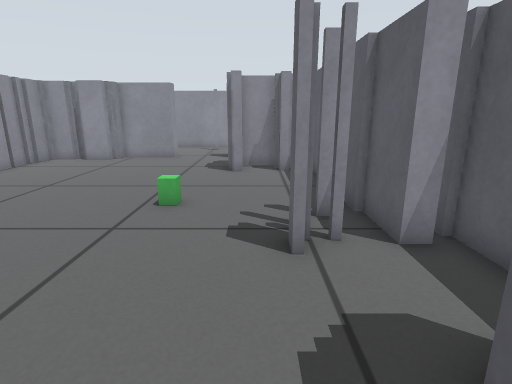
[1] (above)

24 first-person views from a walk through a Gazebo world. The camera is 0.57 m above the floor, tilts 14° down and sees 80° across. The floor is counted in squares, 0.25 m on a side. Each view is taken from the middle of a square. On the plan, view 1 faces up. The plan holds only what a view shows up to about 18 squares ahead; the rest is blank. The place goes on beyond the plan.

[2]
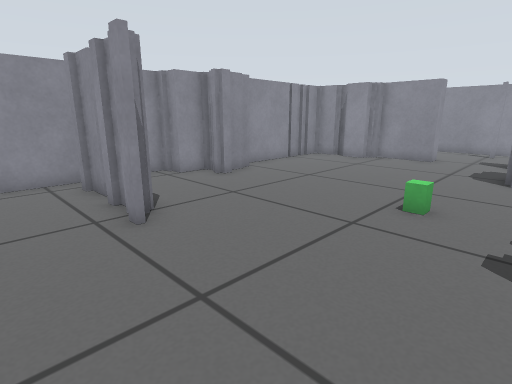

[3]
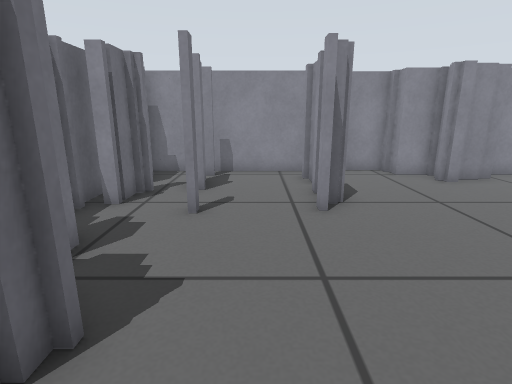

[4]
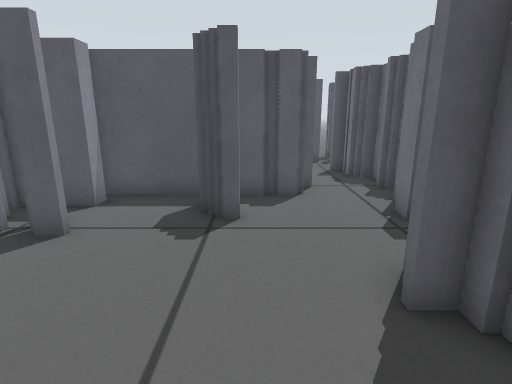

[5]
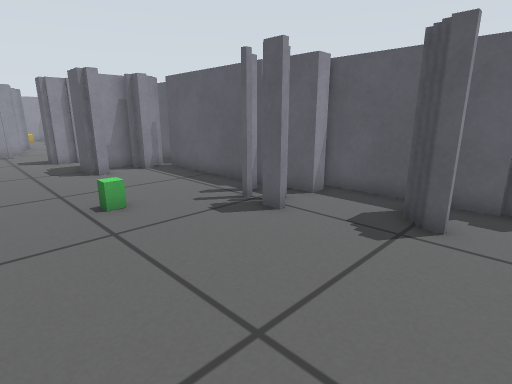

[6]
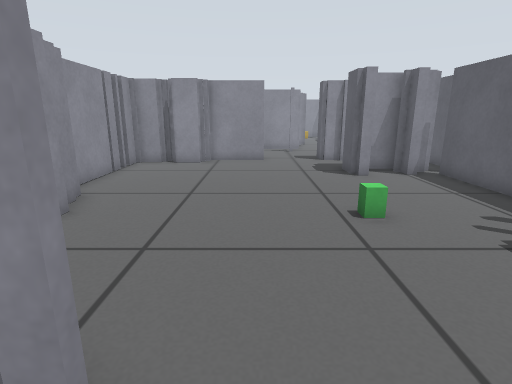

[7]
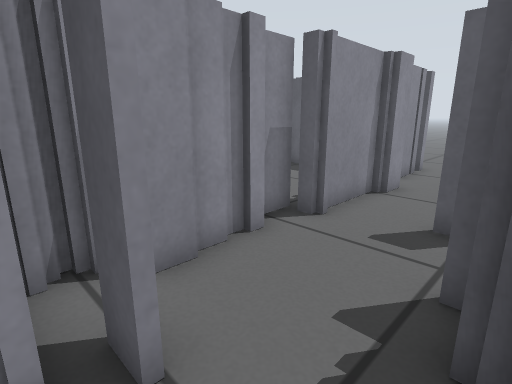

[8]
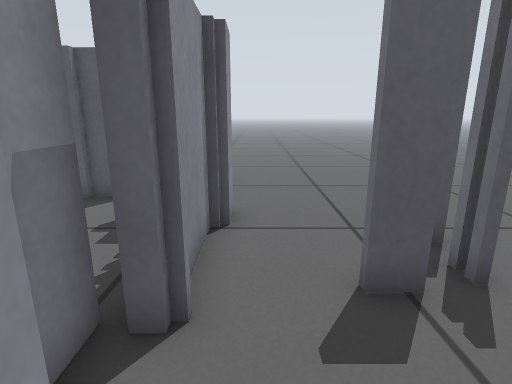

[9]
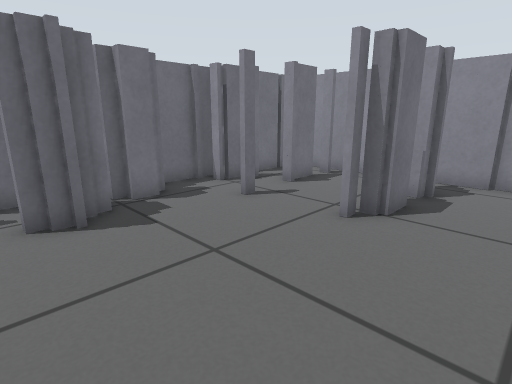

[10]
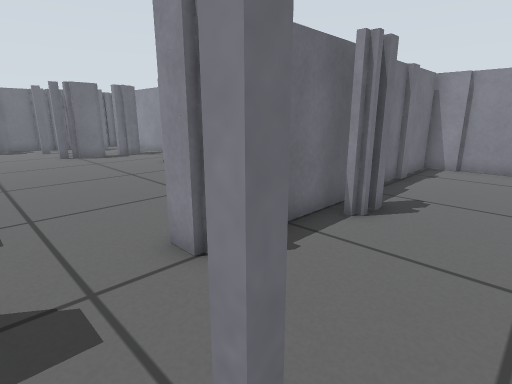

[11]
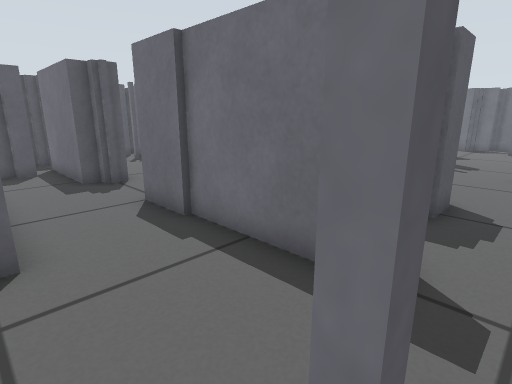

[12]
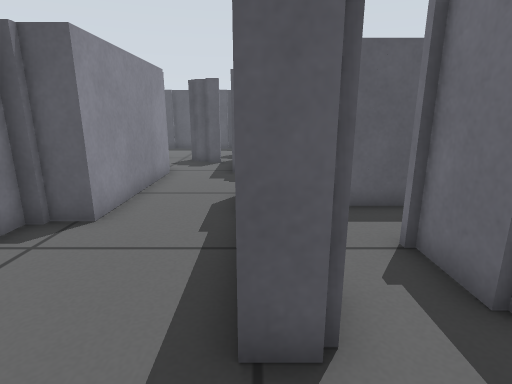

[13]
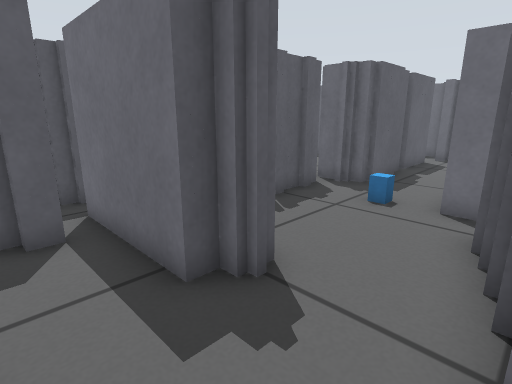

[14]
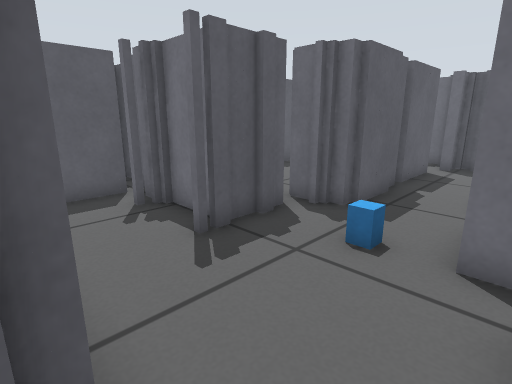

[15]
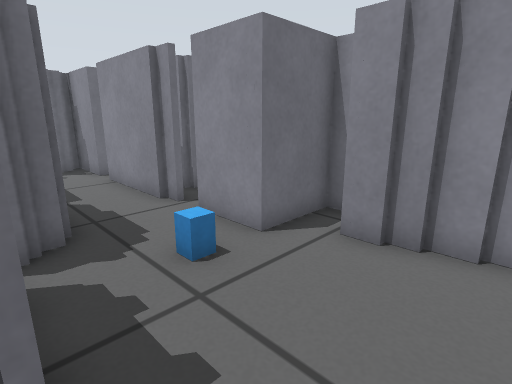

[16]
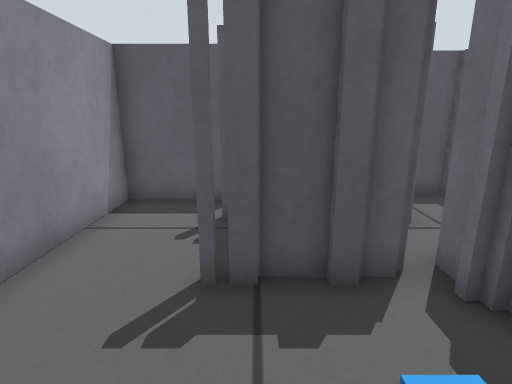

[17]
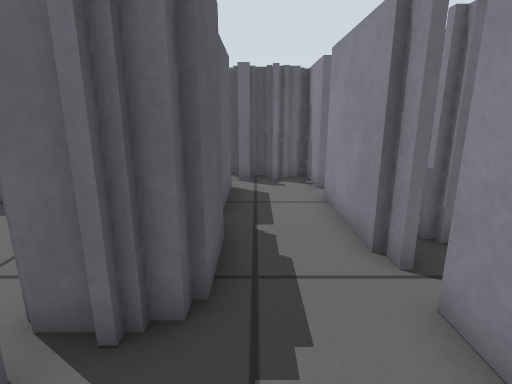

[18]
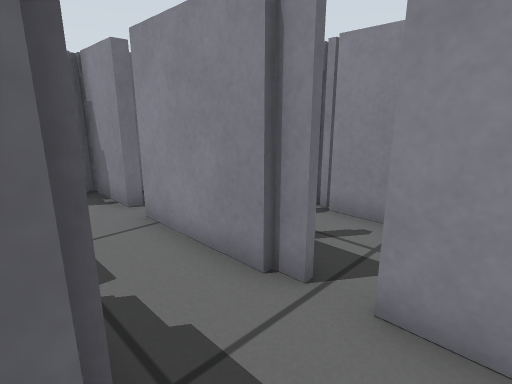

[19]
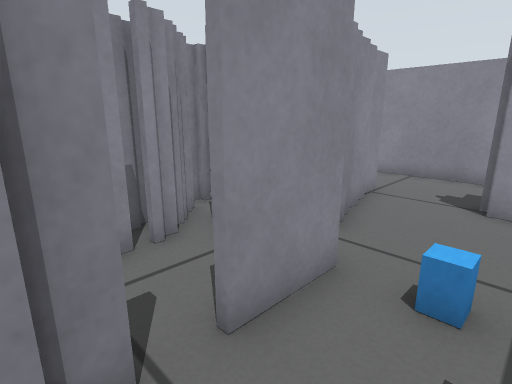

[20]
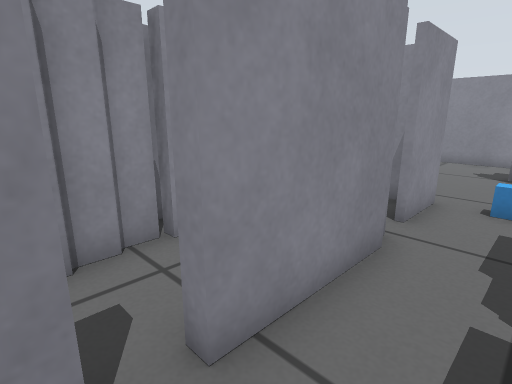

[21]
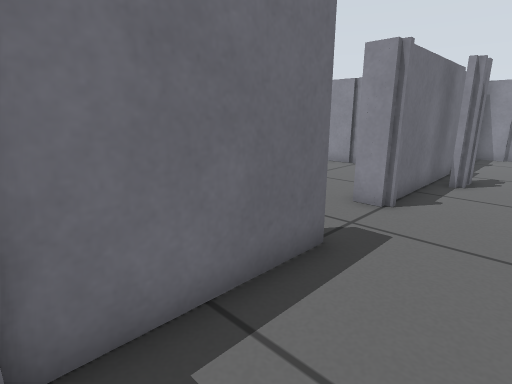

[22]
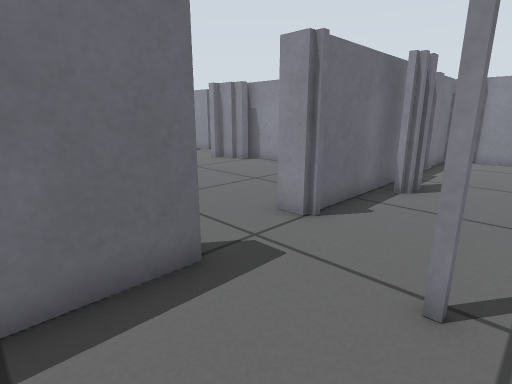

[23]
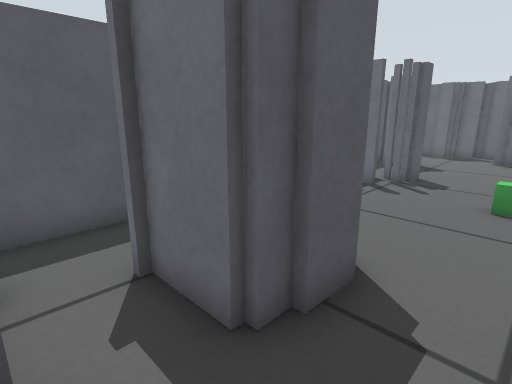

[24]
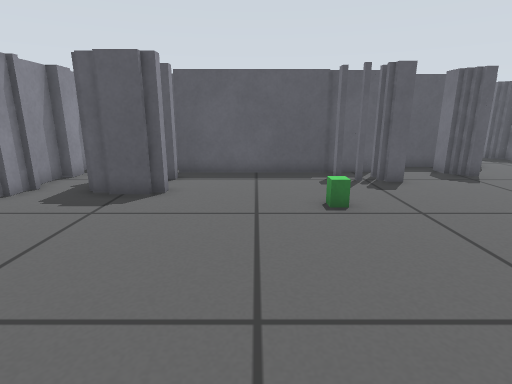

### Floor plan
Key: @ floor where view 1 was taken; # wall or solid block; x gap in a wall; . floor; B green box; T thing the floor can be seen under or through; L blue box.
Columns run from 17 left of view 1 to 17 right of it. Each row starts with its distance up from view 1.
 22        ......... .. #######...
 21 #.............#..............#
 20 #...........................##.
 19 #......##................ ######
 18 #############...#######..########
 17       #######...#######.........#
 16       ####...........##.........#
 15       #.........###..###.......##
 14       #.........####.###....#####
 13       #.........#.#######LL.#
 12       #............###..#...T
 11       #............###..#..#TT T
 10       #............###.....# ....
  9       ##...........###.##..#  ...#
  8       ##.......B...###.##..#   ..x
  7      ##...........#####.#..#    .#
  6      #............####..#..#    .#
  5      #............#.##.....#   ..#
  4      #...............#  #..#  ...#
  3      #x#x##..........#######....
  2      #.............########T
  1      #...............#.###.TT######
  0      #...........@...##............
 -1      #.###.....##..................
 -2      #.# #...####...........x......
 -3      ### ##.### #####.#### .###....

Positions as (right, up) in squares from view 1, and headings:
1: (0, 0), facing up
2: (0, 0), facing up-left
3: (1, 1), facing left
4: (-5, 1), facing right
5: (-5, 0), facing up-right
6: (-5, 1), facing up
7: (4, -3), facing up-right
8: (7, 0), facing right
9: (0, 6), facing down-left
10: (-2, 22), facing down-left
11: (-3, 22), facing down-right
12: (-4, 18), facing right
13: (5, 21), facing down-right
14: (6, 18), facing down-right
15: (11, 17), facing down-left
16: (7, 14), facing right
17: (9, 14), facing down
18: (10, 12), facing down-left
19: (9, 9), facing up-left
20: (9, 4), facing up-left
21: (3, 21), facing down-left
22: (1, 22), facing down-left
23: (-3, 17), facing down-right
24: (-10, 10), facing right
